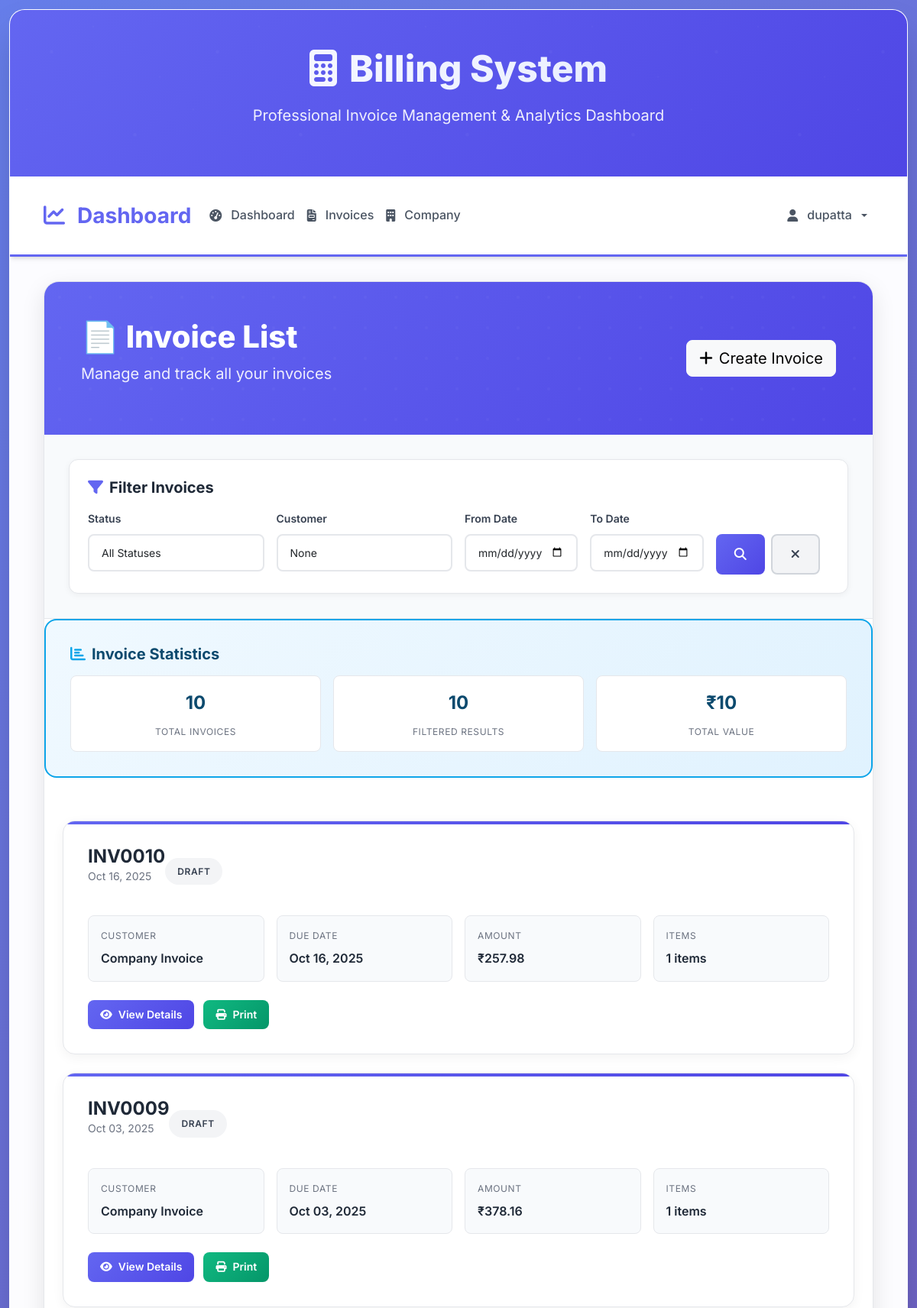
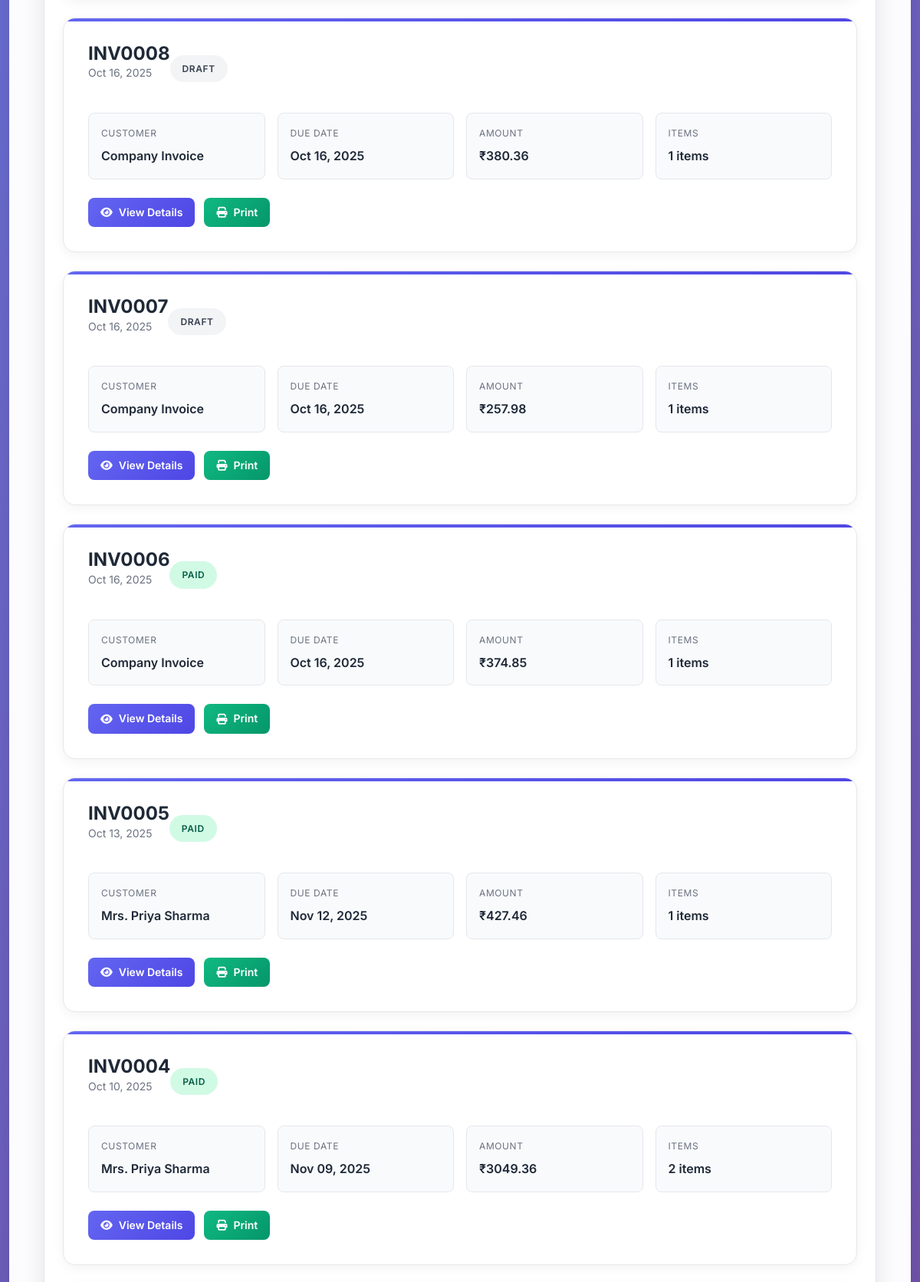
The page /bill/invoices/ (signed in, upper part) on the database its author committed (2 pictures, top to bottom).
### accounts/models.py (models this page shows, shortened)
class User(AbstractUser):
    phone_regex = RegexValidator(
        regex=r'^\+?1?\d{9,15}$',
        message="Phone number must be entered in the format: '+999999999'. Up to 15 digits allowed."
    )
    email = models.EmailField(unique=True)
    phone_number = models.CharField(validators=[phone_regex], max_length=17, blank=True)
    date_of_birth = models.DateField(null=True, blank=True)
    is_email_verified = models.BooleanField(default=False)
    is_phone_verified = models.BooleanField(default=False)
    created_at = models.DateTimeField(auto_now_add=True)
    updated_at = models.DateTimeField(auto_now=True)
    USERNAME_FIELD = 'email'
    REQUIRED_FIELDS = ['username', 'first_name', 'last_name']
    def get_full_name(self):
        return f"{self.first_name} {self.last_name}".strip()

### billing/advanced_models.py (models this page shows, shortened)
class AdvancedInvoice(models.Model):
    STATUS_CHOICES = [
        ('draft', 'Draft'),
        ('sent', 'Sent'),
        ('viewed', 'Viewed'),
        ('paid', 'Paid'),
        ('overdue', 'Overdue'),
        ('cancelled', 'Cancelled'),
    ]
    PAYMENT_METHOD_CHOICES = [
        ('cash', 'Cash'),
        ('bank_transfer', 'Bank Transfer'),
        ('cheque', 'Cheque'),
        ('upi', 'UPI'),
        ('card', 'Card'),
        ('other', 'Other'),
    ]
    invoice_id = models.UUIDField(default=uuid.uuid4, editable=False, unique=True)
    invoice_number = models.CharField(max_length=50, unique=True)
    customer = models.ForeignKey(AdvancedCustomer, on_delete=models.CASCADE, related_name='invoices')
    company = models.ForeignKey(AdvancedCompanyProfile, on_delete=models.CASCADE)
    date = models.DateField()
    due_date = models.DateField()
    sent_date = models.DateTimeField(blank=True, null=True)
    paid_date = models.DateTimeField(blank=True, null=True)
    status = models.CharField(max_length=20, choices=STATUS_CHOICES, default='draft')
    payment_method = models.CharField(max_length=20, choices=PAYMENT_METHOD_CHOICES, blank=True, null=True)
    payment_reference = models.CharField(max_length=100, blank=True, null=True)
    subtotal = models.DecimalField(max_digits=10, decimal_places=2, default=0)
    discount_percentage = models.DecimalField(max_digits=5, decimal_places=2, default=0,
                                           validators=[MinValueValidator(0), MaxValueValidator(100)])
    discount_amount = models.DecimalField(max_digits=10, decimal_places=2, default=0)
    tax_rate = models.DecimalField(max_digits=5, decimal_places=2, default=Decimal('5.00'))  # CGST + SGST = 5%
    tax_amount = models.DecimalField(max_digits=10, decimal_places=2, default=0)
    total_amount = models.DecimalField(max_digits=10, decimal_places=2, default=0)
    notes = models.TextField(blank=True, null=True)
    terms_conditions = models.TextField(blank=True, null=True)
    internal_notes = models.TextField(blank=True, null=True)
    created_at = models.DateTimeField(auto_now_add=True)
    updated_at = models.DateTimeField(auto_now=True)
    class Meta:
        verbose_name = "Advanced Invoice"
        verbose_name_plural = "Advanced Invoices"
        ordering = ['-created_at']

class AdvancedCustomer(models.Model):
    CUSTOMER_TYPE_CHOICES = [
        ('individual', 'Individual'),
        ('business', 'Business'),
        ('government', 'Government'),
    ]
    customer_id = models.UUIDField(default=uuid.uuid4, editable=False, unique=True)
    name = models.CharField(max_length=200)
    email = models.EmailField(blank=True, null=True)
    phone = models.CharField(max_length=15, blank=True, null=True)
    alternate_phone = models.CharField(max_length=15, blank=True, null=True)
    address = models.TextField(blank=True, null=True)
    city = models.CharField(max_length=50, blank=True, null=True)
    state = models.CharField(max_length=50, blank=True, null=True)
    pincode = models.CharField(max_length=10, blank=True, null=True)
    country = models.CharField(max_length=50, default="India")
    customer_type = models.CharField(max_length=20, choices=CUSTOMER_TYPE_CHOICES, default='individual')
    gst_number = models.CharField(max_length=15, blank=True, null=True)
    pan_number = models.CharField(max_length=10, blank=True, null=True)
    credit_limit = models.DecimalField(max_digits=10, decimal_places=2, default=0)
    payment_terms = models.PositiveIntegerField(default=30)  # days
    notes = models.TextField(blank=True, null=True)
    is_active = models.BooleanField(default=True)
    created_at = models.DateTimeField(auto_now_add=True)
    updated_at = models.DateTimeField(auto_now=True)
    class Meta:
        verbose_name = "Advanced Customer"
        verbose_name_plural = "Advanced Customers"
        ordering = ['-created_at']

### billing/advanced_views.py (the view)
# urls.py: path('invoices/', advanced_views.advanced_invoice_list, name='advanced_invoice_list'),
@superuser_required_with_login
def advanced_invoice_list(request):
    invoices = AdvancedInvoice.objects.select_related('customer').order_by('-created_at')
    status = request.GET.get('status')
    if status:
        invoices = invoices.filter(status=status)
    customer = request.GET.get('customer')
    if customer:
        invoices = invoices.filter(customer__name__icontains=customer)
    date_from = request.GET.get('date_from')
    if date_from:
        invoices = invoices.filter(date__gte=date_from)
    date_to = request.GET.get('date_to')
    if date_to:
        invoices = invoices.filter(date__lte=date_to)
    context = {
        'invoices': invoices,
        'status': status,
        'customer': customer,
        'date_from': date_from,
        'date_to': date_to,
    }
    return render(request, 'billing/advanced_invoice_list.html', context)

### templates/billing/advanced_invoice_list.html (shortened to what this page needs)
{% extends 'billing/base_billing.html' %}
{% block content %}
<div class="container-fluid">
    <div class="invoice-list-container">
        <div class="list-header">
            <div class="row align-items-center">
                <div class="col-lg-8">
                    <h1 class="list-title">📄 Invoice List</h1>
                    <p class="list-subtitle">Manage and track all your invoices</p>
                </div>
                <div class="col-lg-4 text-end">
                    <a href="{% url 'billing:advanced_invoice_create' %}" class="btn btn-light btn-lg">
                        <i class="fas fa-plus me-2"></i>Create Invoice
                    </a>
                </div>
            </div>
        </div>
        <div class="filters-section">
            <div class="filter-card">
                <h4 class="filter-title">
                    <i class="fas fa-filter"></i>
                    Filter Invoices
                </h4>
                <form method="get" class="row g-3">
                    <div class="col-md-3">
                        <label class="form-label">Status</label>
                        <select name="status" class="form-control">
                            <option value="">All Statuses</option>
                        </select>
                    </div>
                    <div class="col-md-3">
                        <label class="form-label">Customer</label>
                        <input type="text" name="customer" class="form-control" placeholder="Search by customer" value="{{ customer }}">
                    </div>
                    <div class="col-md-2">
                        <label class="form-label">From Date</label>
                        <input type="date" name="date_from" class="form-control" value="{{ date_from }}">
                    </div>
                    <div class="col-md-2">
                        <label class="form-label">To Date</label>
                        <input type="date" name="date_to" class="form-control" value="{{ date_to }}">
                    </div>
                    <div class="col-md-2">
                        <label class="form-label">&nbsp;</label>
                        <div class="d-flex gap-2">
                            <button type="submit" class="btn-filter">
                                <i class="fas fa-search"></i>
                            </button>
                            <a href="{% url 'billing:advanced_invoice_list' %}" class="btn-clear">
                                <i class="fas fa-times"></i>
                            </a>
                        </div>
                    </div>
                </form>
            </div>
        </div>
        <div class="stats-summary">
            <h4 class="stats-title">
                <i class="fas fa-chart-bar"></i>
                Invoice Statistics
            </h4>
            <div class="stats-grid">
                <div class="stat-item">
                    <div class="stat-number">{{ invoices.count }}</div>
                    <div class="stat-label">Total Invoices</div>
                </div>
                <div class="stat-item">
                    <div class="stat-number">{{ invoices|length }}</div>
                    <div class="stat-label">Filtered Results</div>
                </div>
                <div class="stat-item">
                    <div class="stat-number">₹{{ invoices|length|floatformat:0 }}</div>
                    <div class="stat-label">Total Value</div>
                </div>
            </div>
        </div>
        <div class="p-4">
            {% if invoices %}
                {% for invoice in invoices %}
                <div class="invoice-card" data-aos="fade-up" data-aos-delay="{% widthratio forloop.counter0 1 100 %}">
                    <div class="invoice-header">
                        <div>
                            <h3 class="invoice-number">{{ invoice.invoice_number }}</h3>
                            <p class="invoice-date">{{ invoice.date|date:"M d, Y" }}</p>
                        </div>
                        <span class="status-badge status-{{ invoice.status }}">
                            {{ invoice.status|title }}
                        </span>
                    </div>
                    <div class="invoice-details">
                        <div class="detail-item">
                            <div class="detail-label">Customer</div>
                            <div class="detail-value">{{ invoice.customer.name }}</div>
                        </div>
                        <div class="detail-item">
                            <div class="detail-label">Due Date</div>
                            <div class="detail-value">{{ invoice.due_date|date:"M d, Y" }}</div>
                        </div>
                        <div class="detail-item">
                            <div class="detail-label">Amount</div>
                            <div class="detail-value">₹{{ invoice.total_amount|floatformat:2 }}</div>
                        </div>
                        <div class="detail-item">
                            <div class="detail-label">Items</div>
                            <div class="detail-value">{{ invoice.items.count }} items</div>
                        </div>
                    </div>
                    <div class="invoice-actions">
                        <a href="{% url 'billing:advanced_invoice_detail' invoice.invoice_id %}" class="btn-action btn-view">
                            <i class="fas fa-eye"></i>
                            View Details
                        </a>
                        <a href="{% url 'billing:advanced_invoice_print' invoice.invoice_id %}" class="btn-action btn-print" target="_blank">
                            <i class="fas fa-print"></i>
                            Print
                        </a>
                    </div>
                </div>
                {% endfor %}
            {% endif %}
        </div>
    </div>
</div>
{% endblock %}

### templates/billing/base_billing.html (shortened to what this page needs)
<!DOCTYPE html>
<html lang="en">
<head>
    <link href="https://cdn.jsdelivr.net/npm/bootstrap@5.3.2/dist/css/bootstrap.min.css" rel="stylesheet">
    <link href="https://cdnjs.cloudflare.com/ajax/libs/font-awesome/6.5.0/css/all.min.css" rel="stylesheet">
    <link href="https://unpkg.com/aos@2.3.1/dist/aos.css" rel="stylesheet">
    {% load static %}
    <link href="{% static 'billing/css/billing.css' %}" rel="stylesheet">
</head>
<body>
    <div class="billing-container">
        <div class="billing-header" data-aos="fade-down">
            <h1><i class="fas fa-calculator me-3"></i>Billing System</h1>
            <p>Professional Invoice Management & Analytics Dashboard</p>
        </div>
        <nav class="billing-navbar navbar navbar-expand-lg" data-aos="fade-up">
            <div class="container-fluid">
                <a class="navbar-brand" href="{% url 'billing:advanced_dashboard' %}">
                    <i class="fas fa-chart-line me-2"></i>Dashboard
                </a>
                <div class="collapse navbar-collapse" id="navbarNav">
                    <ul class="navbar-nav me-auto">
                        <li class="nav-item">
                            <a class="nav-link" href="{% url 'billing:advanced_dashboard' %}">
                                <i class="fas fa-tachometer-alt me-1"></i>Dashboard
                            </a>
                        </li>
                        <li class="nav-item">
                            <a class="nav-link" href="{% url 'billing:advanced_invoice_list' %}">
                                <i class="fas fa-file-invoice me-1"></i>Invoices
                            </a>
                        </li>
                        <li class="nav-item">
                            <a class="nav-link" href="{% url 'billing:company_profile' %}">
                                <i class="fas fa-building me-1"></i>Company
                            </a>
                        </li>
                    </ul>
                    <ul class="navbar-nav">
                        <li class="nav-item dropdown">
                            <a class="nav-link dropdown-toggle" href="#" role="button" data-bs-toggle="dropdown">
                                <i class="fas fa-user me-1"></i>{{ user.get_full_name|default:user.username }}
                            </a>
                        </li>
                    </ul>
                </div>
            </div>
        </nav>
        <div class="billing-content">
            {% block content %}{% endblock %}
        </div>
    </div>
</body>
</html>

### rows shown on the page
User: get_full_name "dupatta"
AdvancedInvoice: invoice_number "INV0010", date "Oct 16, 2025", status "DRAFT", customer.name "Company Invoice", due_date "Oct 16, 2025", total_amount "257.98", items.count "1"
AdvancedInvoice: invoice_number "INV0009", date "Oct 03, 2025", status "DRAFT", customer.name "Company Invoice", due_date "Oct 03, 2025", total_amount "378.16", items.count "1"
AdvancedInvoice: invoice_number "INV0008", date "Oct 16, 2025", status "DRAFT", customer.name "Company Invoice", due_date "Oct 16, 2025", total_amount "380.36", items.count "1"
AdvancedInvoice: invoice_number "INV0007", date "Oct 16, 2025", status "DRAFT", customer.name "Company Invoice", due_date "Oct 16, 2025", total_amount "257.98", items.count "1"
AdvancedInvoice: invoice_number "INV0006", date "Oct 16, 2025", status "PAID", customer.name "Company Invoice", due_date "Oct 16, 2025", total_amount "374.85", items.count "1"
AdvancedInvoice: invoice_number "INV0005", date "Oct 13, 2025", status "PAID", customer.name "Mrs. Priya Sharma", due_date "Nov 12, 2025", total_amount "427.46", items.count "1"
AdvancedInvoice: invoice_number "INV0004", date "Oct 10, 2025", status "PAID", customer.name "Mrs. Priya Sharma", due_date "Nov 09, 2025", total_amount "3049.36", items.count "2"

### other values the page prints
{{ invoices.count }} "10"
{{ invoices|length }} "10"
{{ invoices|length|floatformat:0 }} "10"
